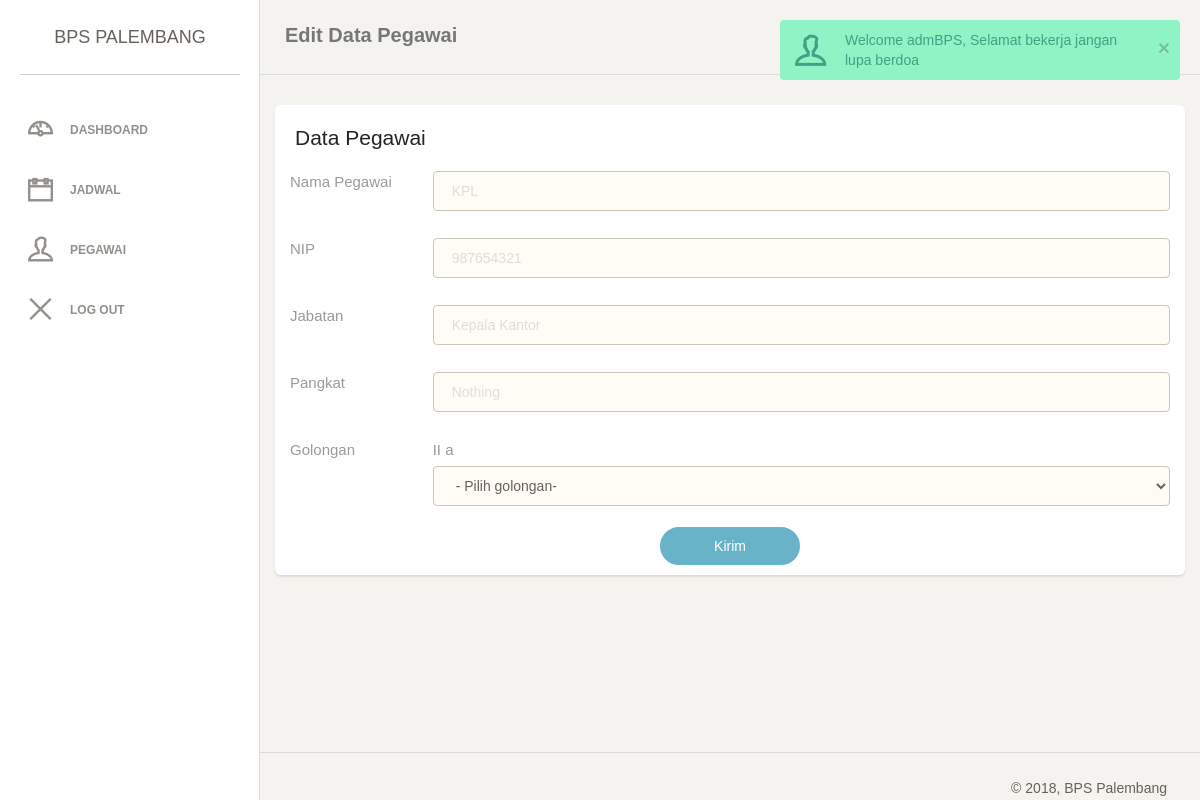
/edit-pegawai.php?id_pegawai=2 (signed in), run on the app's committed database.
### tables this page shows
CREATE TABLE `tabel_data_pegawai` (
  `id_pegawai` int(10) NOT NULL,
  `nama_pegawai` varchar(40) NOT NULL,
  `NIP` varchar(20) NOT NULL,
  `jabatan` varchar(30) NOT NULL,
  `pangkat` varchar(20) NOT NULL,
  `golongan` varchar(5) NOT NULL
);

### edit-pegawai.php (the view, shortened to what this page needs)
<?php
    include "header.php"
?>
<div class="main-panel">
    <nav class="navbar navbar-default">
        <div class="container-fluid">
            <div class="navbar-header">
                <a class="navbar-brand" href="#">Edit Data Pegawai</a>
            </div>
        </div>
    </nav>
<div class="content">
<div class="card">
        <div class="header">
            <h4 class="title">Data Pegawai</h4>
        </div>
        <div class="content">
            <form action="proseseditpegawai.php" method="post">
                <?php
                    $id_pegawai = $_GET['id_pegawai'];
                    $q_pegawai = mysqli_query($koneksi, "SELECT * FROM tabel_data_pegawai WHERE id_pegawai = '$id_pegawai' ");
                    $get = mysqli_fetch_assoc($q_pegawai);
                ?>
                <div class="row">
                    <div class="col-md-2">
                        <label>Nama Pegawai</label>
                    </div>
                    <div class="col-md-10">
                        <div class="form-group">
                            <input type="text" class="form-control border-input" placeholder="<?php echo $get['nama_pegawai']; ?>" name="nama">
                        </div>
                    </div>
                </div>
                <div class="row">
                    <div class="col-md-2">
                        <label>NIP</label>
                    </div>
                    <div class="col-md-10">
                        <div class="form-group">
                            <input type="number" min="0" class="form-control border-input" placeholder="<?php echo $get['NIP']; ?>" name="nip">
                        </div>
                    </div>
                </div>
                <div class="row">
                    <div class="col-md-2">
                        <label>Jabatan</label>
                    </div>
                    <div class="col-md-10">
                        <div class="form-group">
                            <input type="text" class="form-control border-input" placeholder="<?php echo $get['jabatan'] ?>" name="jabatan">
                        </div>
                    </div>
                </div>
                <div class="row">
                    <div class="col-md-2">
                        <label>Pangkat</label>
                    </div>
                    <div class="col-md-10">
                        <div class="form-group">
                            <input type="text" class="form-control border-input" placeholder="<?php echo $get['pangkat'] ?>" name="pangkat">
                        </div>
                    </div>
                </div>
                <div class="row">
                    <div class="col-md-2">
                        <label>Golongan</label>
                    </div>
                    <div class="col-md-10">
                        <div class="form-group">
                            <label><?php echo $get['golongan'] ?></label>
                            <select name="golongan" class="form-control border-input">
                                <option value="">- Pilih golongan-</option>
                            </select>
                        </div>
                    </div>
                </div>
                <div class="text-center">
                    <input type="submit" class="btn btn-info btn-fill btn-wd" name="kirim" value="Kirim">
                </div>
            </form>
        </div>
    </div>
</div>
<?php include "footer.php" ?>

### data on the page
tabel_data_pegawai: nama "KPL", nip "987654321", jabatan "Kepala Kantor", pangkat "Nothing", golongan "II a"
